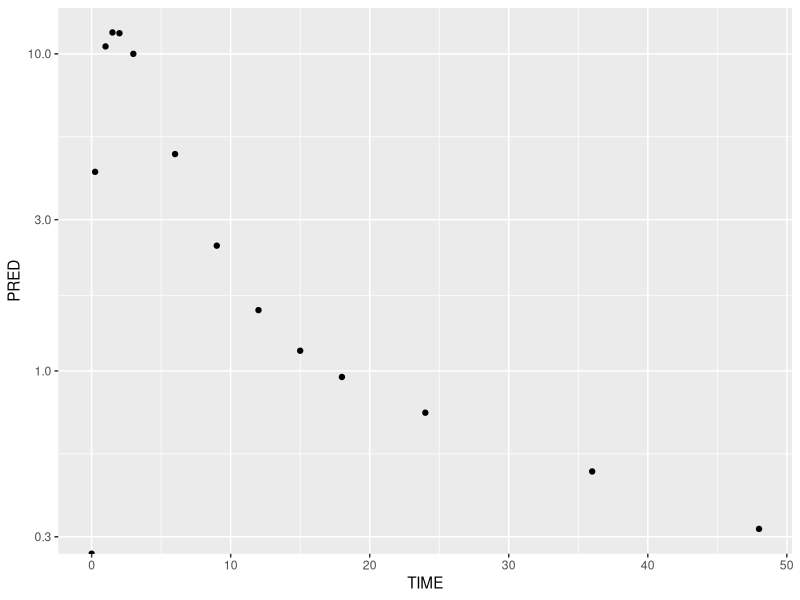

Here is the R script that generated this plot: (Note: this script raises an error after producing the figure.)
## ---- chunk 1
dat <- read.table("../modeling//singleid_sim.dat", skip = 1, header = T)

## ---- chunk 2
library(ggplot2)
qplot(data=dat, x = TIME, y = PRED) + scale_y_log10()
## ---- chunk 3
time<- dat$TIME
  conc <- dat$DV
  
  time.points <- length(time)
  #check to make sure partial time legit option
  ###need to add warning
last_points <- 5
  last <- last_points
  start<- time.points - last + 1


    t<-time[start:time.points]
    con <- conc[start:time.points]
    xt <-lm(log(con)~t) # log-linear terminal phase calculation for k
    lambda_z<- as.numeric(xt$coef[2])

predicted_terminal_portion <- exp(predict(xt, data.frame(t = time)))
remaining_alpha_conc <- conc- predicted_terminal_portion

alpha_index <- 4:9
alpha_conc <- remaining_alpha_conc[alpha_index]
alpha_t <- time[alpha_index]
alpha_xt <- lm(log(alpha_conc)~alpha_t)

A <- exp(unlist(alpha_xt$coef[1]))
B <- exp(unlist(xt$coef[1]))
alpha <- -as.numeric(unlist(alpha_xt$coef[2]))
beta <- -as.numeric(unlist(xt$coef[2]))
## ---- chunk 4
DOSE <- 1000
k21 <- (A*beta + B*alpha)/(A+B)
kel <- alpha*beta/k21
k12 <- alpha + beta - k21 - kel

Vc <- DOSE/max(conc)
Vp <-  k12/k21*Vc
Q <- k12*Vc
CL <- kel*Vc

initial_estimates <- data.frame("Vc" = Vc, "Vp" = Vp, "Q" = Q, "CL" = CL)
row.names(initial_estimates) <- NULL
round(initial_estimates, 2)
dat %>% do(data.frame(AUC_inf(.$TIME, .$DV, AUCinf_only = F)))
